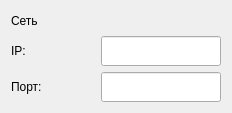
<?xml version="1.0" encoding="UTF-8"?>
<ui version="4.0">
 <class>NetworkSettings</class>
 <widget class="QWidget" name="NetworkSettings">
  <property name="geometry">
   <rect>
    <x>0</x>
    <y>0</y>
    <width>232</width>
    <height>113</height>
   </rect>
  </property>
  <property name="windowTitle">
   <string>Form</string>
  </property>
  <layout class="QVBoxLayout" name="verticalLayout" stretch="0,1,1">
   <item>
    <widget class="QLabel" name="label_title">
     <property name="text">
      <string>Сеть</string>
     </property>
    </widget>
   </item>
   <item>
    <layout class="QHBoxLayout" name="horizontalLayout">
     <item>
      <widget class="QLabel" name="label_IP">
       <property name="text">
        <string>IP:</string>
       </property>
      </widget>
     </item>
     <item>
      <spacer name="horizontalSpacer">
       <property name="orientation">
        <enum>Qt::Horizontal</enum>
       </property>
       <property name="sizeHint" stdset="0">
        <size>
         <width>40</width>
         <height>20</height>
        </size>
       </property>
      </spacer>
     </item>
     <item>
      <widget class="QLineEdit" name="lineEdit_IP">
       <property name="minimumSize">
        <size>
         <width>120</width>
         <height>30</height>
        </size>
       </property>
       <property name="maximumSize">
        <size>
         <width>120</width>
         <height>30</height>
        </size>
       </property>
       <property name="alignment">
        <set>Qt::AlignRight|Qt::AlignTrailing|Qt::AlignVCenter</set>
       </property>
      </widget>
     </item>
    </layout>
   </item>
   <item>
    <layout class="QHBoxLayout" name="horizontalLayout_2">
     <item>
      <widget class="QLabel" name="label_port">
       <property name="text">
        <string>Порт:</string>
       </property>
      </widget>
     </item>
     <item>
      <spacer name="horizontalSpacer_2">
       <property name="orientation">
        <enum>Qt::Horizontal</enum>
       </property>
       <property name="sizeHint" stdset="0">
        <size>
         <width>40</width>
         <height>20</height>
        </size>
       </property>
      </spacer>
     </item>
     <item>
      <widget class="QLineEdit" name="lineEdit_port">
       <property name="minimumSize">
        <size>
         <width>120</width>
         <height>30</height>
        </size>
       </property>
       <property name="maximumSize">
        <size>
         <width>120</width>
         <height>30</height>
        </size>
       </property>
       <property name="alignment">
        <set>Qt::AlignRight|Qt::AlignTrailing|Qt::AlignVCenter</set>
       </property>
      </widget>
     </item>
    </layout>
   </item>
  </layout>
 </widget>
 <resources/>
 <connections/>
</ui>
